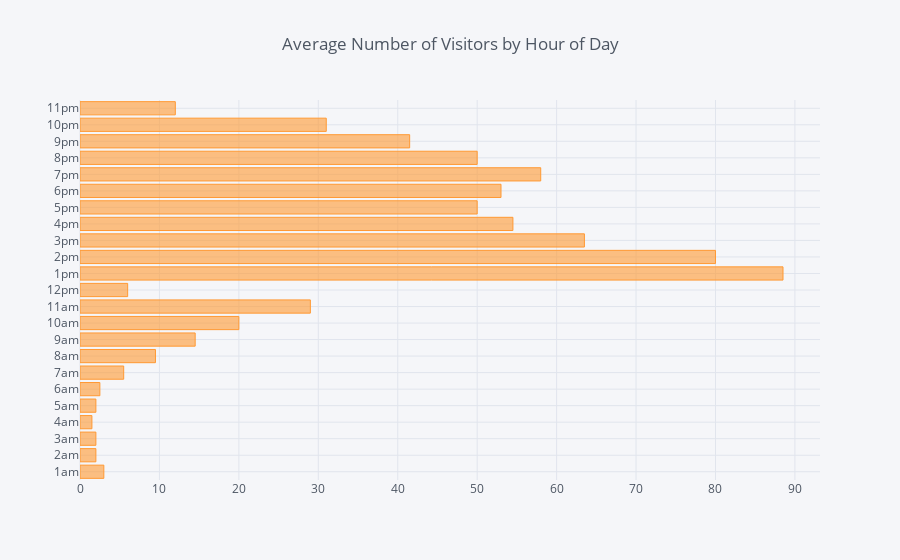

Here is the notebook cell this chart was saved with:
### Code cell
avg_times.median().iplot(kind='barh', title='Average Number of Visitors by Hour of Day')

### Figure 1 — Plotly figure (JSON) as saved in the notebook; plotly's stock layout.template omitted (floating-point values rounded to 4 significant figures)
{"data": [{"marker": {"color": "rgba(255, 153, 51, 0.6)", "line": {"color": "rgba(255, 153, 51, 1.0)", "width": 1}}, "name": "None", "orientation": "h", "text": "", "type": "bar", "uid": "811faa9f-9f67-4988-9929-5da6b4b819be", "x": [3, 2, 2, 1.5, 2, 2.5, 5.5, 9.5, 14.5, 20, 29, 6, 88.5, 80, 63.5, 54.5, 50, 53, 58, 50, 41.5, 31, 12], "y": ["1am", "2am", "3am", "4am", "5am", "6am", "7am", "8am", "9am", "10am", "11am", "12pm", "1pm", "2pm", "3pm", "4pm", "5pm", "6pm", "7pm", "8pm", "9pm", "10pm", "11pm"]}], "layout": {"autosize": true, "legend": {"bgcolor": "#F5F6F9", "font": {"color": "#4D5663"}}, "paper_bgcolor": "#F5F6F9", "plot_bgcolor": "#F5F6F9", "title": {"font": {"color": "#4D5663"}, "text": "Average Number of Visitors by Hour of Day"}, "xaxis": {"autorange": true, "gridcolor": "#E1E5ED", "range": [0, 93.16], "showgrid": true, "tickfont": {"color": "#4D5663"}, "title": {"font": {"color": "#4D5663"}, "text": ""}, "type": "linear", "zerolinecolor": "#E1E5ED"}, "yaxis": {"autorange": true, "gridcolor": "#E1E5ED", "range": [-0.5, 22.5], "showgrid": true, "tickfont": {"color": "#4D5663"}, "title": {"font": {"color": "#4D5663"}, "text": ""}, "type": "category", "zerolinecolor": "#E1E5ED"}}}
